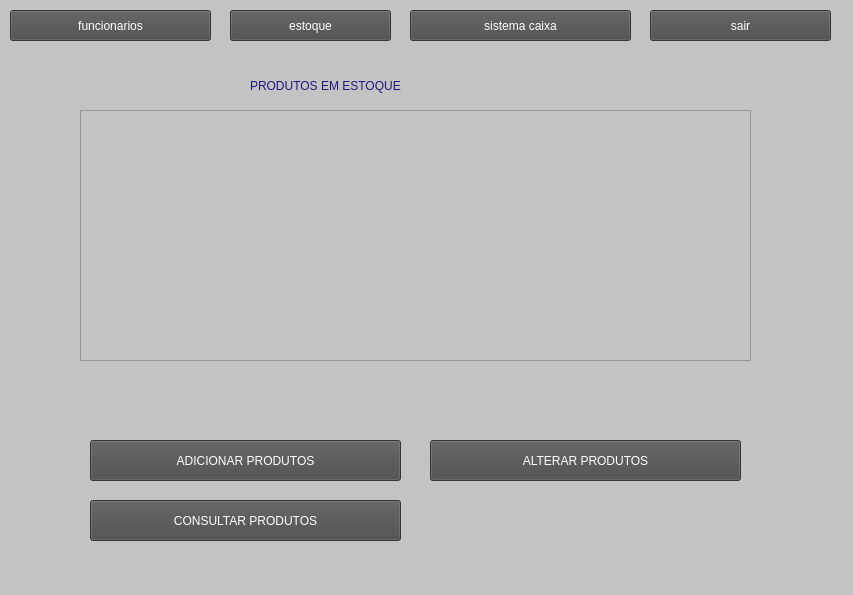
<?xml version="1.0" encoding="UTF-8"?>
<ui version="4.0">
 <class>MainWindow</class>
 <widget class="QMainWindow" name="MainWindow">
  <property name="geometry">
   <rect>
    <x>0</x>
    <y>0</y>
    <width>853</width>
    <height>595</height>
   </rect>
  </property>
  <property name="windowTitle">
   <string>MainWindow</string>
  </property>
  <property name="styleSheet">
   <string notr="true">background-color: rgb(195, 195, 195)</string>
  </property>
  <widget class="QWidget" name="centralwidget">
   <property name="styleSheet">
    <string notr="true">color : rgb(195, 195, 195)</string>
   </property>
   <widget class="QPushButton" name="pushButton">
    <property name="geometry">
     <rect>
      <x>10</x>
      <y>10</y>
      <width>201</width>
      <height>31</height>
     </rect>
    </property>
    <property name="styleSheet">
     <string notr="true">background-color: rgb(74, 74, 74); color:#ffffff; 
font: 20pt &quot;a Aha Wow&quot;;
</string>
    </property>
    <property name="text">
     <string>funcionarios</string>
    </property>
   </widget>
   <widget class="QPushButton" name="pushButton_2">
    <property name="geometry">
     <rect>
      <x>230</x>
      <y>10</y>
      <width>161</width>
      <height>31</height>
     </rect>
    </property>
    <property name="styleSheet">
     <string notr="true">background-color: rgb(74, 74, 74); color:#ffffff; 
font: 20pt &quot;a Aha Wow&quot;;
</string>
    </property>
    <property name="text">
     <string>estoque</string>
    </property>
   </widget>
   <widget class="QPushButton" name="pushButton_3">
    <property name="geometry">
     <rect>
      <x>410</x>
      <y>10</y>
      <width>221</width>
      <height>31</height>
     </rect>
    </property>
    <property name="styleSheet">
     <string notr="true">background-color: rgb(74, 74, 74); color:#ffffff; 
font: 20pt &quot;a Aha Wow&quot;;
</string>
    </property>
    <property name="text">
     <string>sistema caixa</string>
    </property>
   </widget>
   <widget class="QPushButton" name="pushButton_4">
    <property name="geometry">
     <rect>
      <x>650</x>
      <y>10</y>
      <width>181</width>
      <height>31</height>
     </rect>
    </property>
    <property name="styleSheet">
     <string notr="true">background-color: rgb(74, 74, 74); color:#ffffff; 
font: 20pt &quot;a Aha Wow&quot;;
</string>
    </property>
    <property name="text">
     <string>sair</string>
    </property>
   </widget>
   <widget class="QLabel" name="label_2">
    <property name="geometry">
     <rect>
      <x>250</x>
      <y>60</y>
      <width>541</width>
      <height>51</height>
     </rect>
    </property>
    <property name="styleSheet">
     <string notr="true">font: 20pt &quot;a Aha Wow&quot;; color: rgb(27, 27, 127)</string>
    </property>
    <property name="text">
     <string>PRODUTOS EM ESTOQUE</string>
    </property>
   </widget>
   <widget class="QTreeView" name="treeView">
    <property name="geometry">
     <rect>
      <x>80</x>
      <y>110</y>
      <width>671</width>
      <height>251</height>
     </rect>
    </property>
    <property name="styleSheet">
     <string notr="true">color: rgb(0, 0, 0);
font: 12pt &quot;a Aha Wow&quot;;</string>
    </property>
    <property name="editTriggers">
     <set>QAbstractItemView::NoEditTriggers</set>
    </property>
   </widget>
   <widget class="QPushButton" name="pushButton_5">
    <property name="geometry">
     <rect>
      <x>90</x>
      <y>440</y>
      <width>311</width>
      <height>41</height>
     </rect>
    </property>
    <property name="styleSheet">
     <string notr="true">background-color: rgb(74, 74, 74); color:#ffffff; 
font: 20pt &quot;a Aha Wow&quot;;
</string>
    </property>
    <property name="text">
     <string>ADICIONAR PRODUTOS</string>
    </property>
   </widget>
   <widget class="QPushButton" name="pushButton_6">
    <property name="geometry">
     <rect>
      <x>430</x>
      <y>440</y>
      <width>311</width>
      <height>41</height>
     </rect>
    </property>
    <property name="styleSheet">
     <string notr="true">background-color: rgb(74, 74, 74); color:#ffffff; 
font: 20pt &quot;a Aha Wow&quot;;
</string>
    </property>
    <property name="text">
     <string>ALTERAR PRODUTOS</string>
    </property>
   </widget>
   <widget class="QPushButton" name="pushButton_7">
    <property name="geometry">
     <rect>
      <x>90</x>
      <y>500</y>
      <width>311</width>
      <height>41</height>
     </rect>
    </property>
    <property name="styleSheet">
     <string notr="true">background-color: rgb(74, 74, 74); color:#ffffff; 
font: 20pt &quot;a Aha Wow&quot;;
</string>
    </property>
    <property name="text">
     <string>CONSULTAR PRODUTOS</string>
    </property>
   </widget>
  </widget>
  <widget class="QMenuBar" name="menubar">
   <property name="geometry">
    <rect>
     <x>0</x>
     <y>0</y>
     <width>853</width>
     <height>21</height>
    </rect>
   </property>
  </widget>
  <widget class="QStatusBar" name="statusbar"/>
 </widget>
 <resources/>
 <connections/>
</ui>
